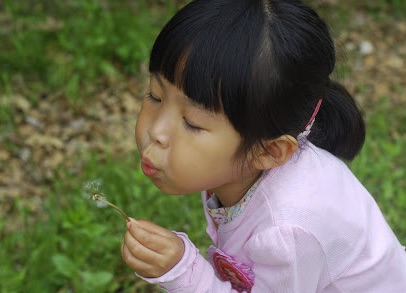
#> input picture image2025/img/girl.jpg, 406 x 293 px
$ python 01begin.py
#> lines starting #> are read from the running program, lines starting #| are printed output that depends on the picture; pictures that were not available may be replaced by others from this repository, and a replacement may not be noted
import cv2

# 이미지 파일 읽기
img_file = "./img/girl.jpg"  # 표시할 이미지 경로            ---①
img = cv2.imread(img_file)  # 이미지를 읽어서 img 변수에 할당 ---②
#> img is the input picture: shape (293, 406, 3); mean B, G, R 82.4, 104.7, 105.5

if img is not None:
    cv2.imshow('IMG', img)  # 읽은 이미지를 화면에 표시      --- ③
    cv2.waitKey()  # 키가 입력될 때 까지 대기      --- ④
    cv2.destroyAllWindows()  # 창 모두 닫기            --- ⑤
else:
    print('No image file.')

# 2025.9.17 pillow를 사용한 이미지 보기
# 단순하게 이미지를 보여주는 경우는 PIL 사용 추천
from PIL import Image
img = Image.open("./img/boy_face.jpg").show()
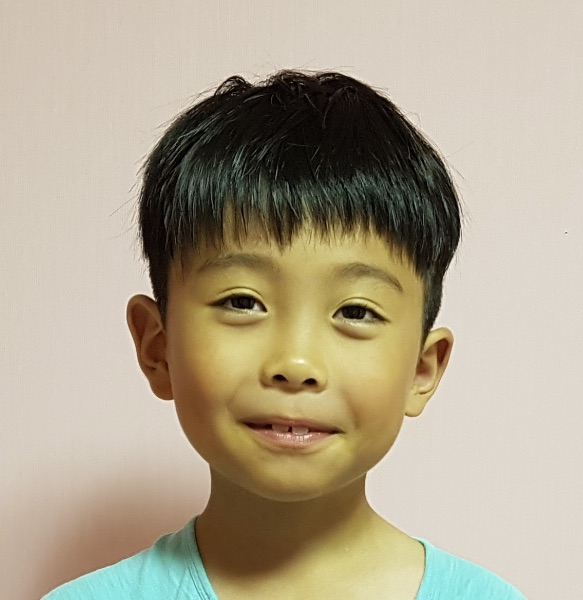
#> input picture image2025/img/boy_face.jpg, 583 x 600 px

# 흑백으로 읽기
img = cv2.imread(img_file, cv2.IMREAD_GRAYSCALE)
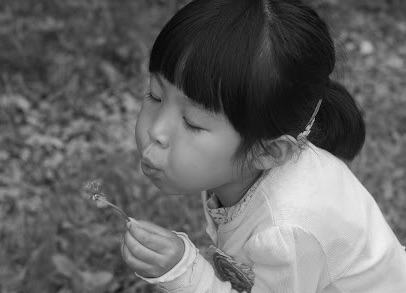
#> img: shape (293, 406); min 1, max 240, mean 102.4
if img is not None:
    cv2.imshow('IMG', img)  # 읽은 이미지를 화면에 표시      --- ③
    cv2.waitKey()  # 키가 입력될 때 까지 대기      --- ④
    cv2.destroyAllWindows()
else:
    print('No image file.')


# 동영상 읽기
video_file = "./img/big_buck.avi"
cap = cv2.VideoCapture(video_file)
if cap.isOpened():
    while True:
        ret, img = cap.read()
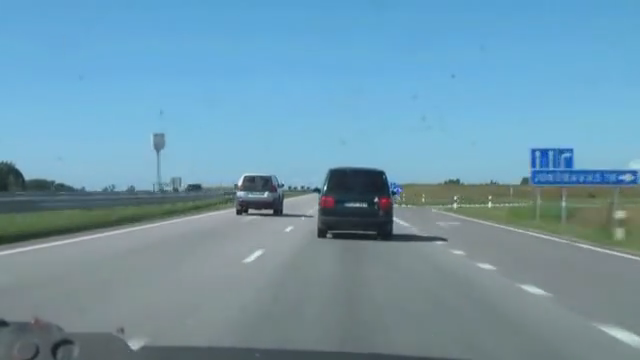
#> input picture frame 37 of image2025/img/highway.mp4, 640 x 360 px, given in place of big_buck.avi, which was not available
#> img is the input picture: shape (360, 640, 3); mean B, G, R 170.9, 151.4, 111.9
        if ret:
            cv2.imshow(video_file, img)
            cv2.waitKey(25)
        else:
            break
else:
    print("cannot open video")

cap.release()
cv2.destroyAllWindows
